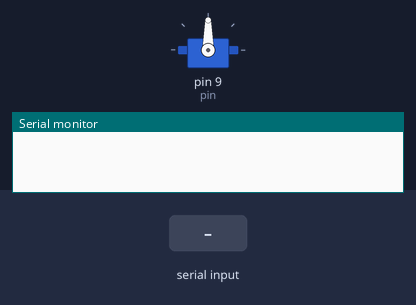
Recording of a sketch running on a simulated Arduino Uno, built with avr-gcc and run on an emulated ATmega328P. On the bench: servo, the last lines printed to the serial monitor. The test bench sets the inputs (shaded band).

Above: at 1.2 s.
1.3 s: "a" received over Serial
At 1.8 s:
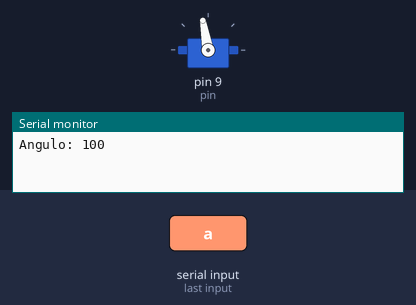
2.9 s: "z" received over Serial
At 4.2 s:
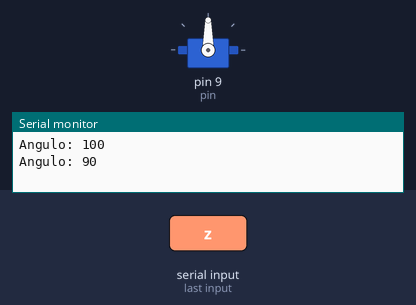
Timing chart, 0 to 5.9 s (numbered marks = the images above; inputs shaded):
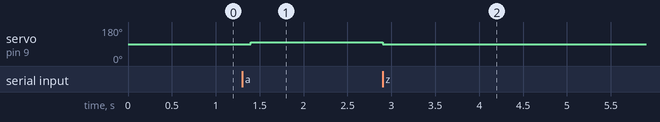

Measured:
- after the input at 1.3 s, servo on pin 9 (pin): 90° → 100° after 0.10 s
- after the input at 2.9 s, servo on pin 9 (pin): 100° → 90° at once

The sketch:

_014_Servo-test.ino
```cpp
#include <Servo.h>

Servo miServo;
int pin = 9;
int angulo = 90;

int posicion = 0;
int result;
int flag = 1;

void setup(){
  Serial.begin(9600);
  miServo.attach(pin);
}

void loop(){
  unsigned char comando = 0;

  if(Serial.available()){
    comando = Serial.read();
    if(comando == 'a') {
      angulo+=10;
    } else if(comando == 'z') {
      angulo-=10;
    }
    angulo = constrain(angulo, 0, 180);

    miServo.write(angulo);
    Serial.print("Angulo: ");
    Serial.println(angulo);
  }

  delay(100);
}
```
